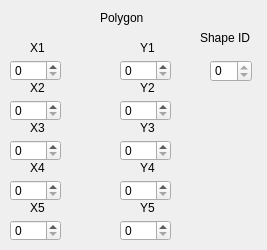
   <widget class="QWidget" name="page_3">
    <widget class="QLabel" name="label_33">
     <property name="geometry">
      <rect>
       <x>100</x>
       <y>10</y>
       <width>58</width>
       <height>16</height>
      </rect>
     </property>
     <property name="text">
      <string>Polygon</string>
     </property>
    </widget>
    <widget class="QLabel" name="label_34">
     <property name="geometry">
      <rect>
       <x>30</x>
       <y>40</y>
       <width>58</width>
       <height>16</height>
      </rect>
     </property>
     <property name="text">
      <string>X1</string>
     </property>
    </widget>
    <widget class="QLabel" name="label_35">
     <property name="geometry">
      <rect>
       <x>140</x>
       <y>40</y>
       <width>58</width>
       <height>16</height>
      </rect>
     </property>
     <property name="text">
      <string>Y1</string>
     </property>
    </widget>
    <widget class="QLabel" name="label_36">
     <property name="geometry">
      <rect>
       <x>30</x>
       <y>80</y>
       <width>58</width>
       <height>16</height>
      </rect>
     </property>
     <property name="text">
      <string>X2</string>
     </property>
    </widget>
    <widget class="QLabel" name="label_37">
     <property name="geometry">
      <rect>
       <x>140</x>
       <y>80</y>
       <width>58</width>
       <height>16</height>
      </rect>
     </property>
     <property name="text">
      <string>Y2</string>
     </property>
    </widget>
    <widget class="QLabel" name="label_38">
     <property name="geometry">
      <rect>
       <x>30</x>
       <y>120</y>
       <width>58</width>
       <height>16</height>
      </rect>
     </property>
     <property name="text">
      <string>X3</string>
     </property>
    </widget>
    <widget class="QLabel" name="label_39">
     <property name="geometry">
      <rect>
       <x>140</x>
       <y>120</y>
       <width>58</width>
       <height>16</height>
      </rect>
     </property>
     <property name="text">
      <string>Y3</string>
     </property>
    </widget>
    <widget class="QLabel" name="label_40">
     <property name="geometry">
      <rect>
       <x>30</x>
       <y>160</y>
       <width>58</width>
       <height>16</height>
      </rect>
     </property>
     <property name="text">
      <string>X4</string>
     </property>
    </widget>
    <widget class="QLabel" name="label_41">
     <property name="geometry">
      <rect>
       <x>140</x>
       <y>160</y>
       <width>58</width>
       <height>16</height>
      </rect>
     </property>
     <property name="text">
      <string>Y4</string>
     </property>
    </widget>
    <widget class="QLabel" name="label_42">
     <property name="geometry">
      <rect>
       <x>30</x>
       <y>200</y>
       <width>58</width>
       <height>16</height>
      </rect>
     </property>
     <property name="text">
      <string>X5</string>
     </property>
    </widget>
    <widget class="QLabel" name="label_43">
     <property name="geometry">
      <rect>
       <x>140</x>
       <y>200</y>
       <width>58</width>
       <height>16</height>
      </rect>
     </property>
     <property name="text">
      <string>Y5</string>
     </property>
    </widget>
    <widget class="QLabel" name="label_61">
     <property name="geometry">
      <rect>
       <x>200</x>
       <y>30</y>
       <width>58</width>
       <height>16</height>
      </rect>
     </property>
     <property name="text">
      <string>Shape ID</string>
     </property>
    </widget>
    <widget class="QSpinBox" name="polygon_id">
     <property name="geometry">
      <rect>
       <x>210</x>
       <y>60</y>
       <width>42</width>
       <height>22</height>
      </rect>
     </property>
     <property name="readOnly">
      <bool>true</bool>
     </property>
    </widget>
    <widget class="QSpinBox" name="polygon_x1">
     <property name="geometry">
      <rect>
       <x>10</x>
       <y>60</y>
       <width>51</width>
       <height>21</height>
      </rect>
     </property>
     <property name="maximum">
      <number>999</number>
     </property>
    </widget>
    <widget class="QSpinBox" name="polygon_y1">
     <property name="geometry">
      <rect>
       <x>120</x>
       <y>60</y>
       <width>51</width>
       <height>21</height>
      </rect>
     </property>
     <property name="maximum">
      <number>999</number>
     </property>
    </widget>
    <widget class="QSpinBox" name="polygon_x2">
     <property name="geometry">
      <rect>
       <x>10</x>
       <y>100</y>
       <width>51</width>
       <height>21</height>
      </rect>
     </property>
     <property name="maximum">
      <number>999</number>
     </property>
    </widget>
    <widget class="QSpinBox" name="polygon_y2">
     <property name="geometry">
      <rect>
       <x>120</x>
       <y>100</y>
       <width>51</width>
       <height>21</height>
      </rect>
     </property>
     <property name="maximum">
      <number>999</number>
     </property>
    </widget>
    <widget class="QSpinBox" name="polygon_x3">
     <property name="geometry">
      <rect>
       <x>10</x>
       <y>140</y>
       <width>51</width>
       <height>21</height>
      </rect>
     </property>
     <property name="maximum">
      <number>999</number>
     </property>
    </widget>
    <widget class="QSpinBox" name="polygon_y3">
     <property name="geometry">
      <rect>
       <x>120</x>
       <y>140</y>
       <width>51</width>
       <height>21</height>
      </rect>
     </property>
     <property name="maximum">
      <number>999</number>
     </property>
    </widget>
    <widget class="QSpinBox" name="polygon_x4">
     <property name="geometry">
      <rect>
       <x>10</x>
       <y>180</y>
       <width>51</width>
       <height>21</height>
      </rect>
     </property>
     <property name="maximum">
      <number>999</number>
     </property>
    </widget>
    <widget class="QSpinBox" name="polygon_x5">
     <property name="geometry">
      <rect>
       <x>10</x>
       <y>220</y>
       <width>51</width>
       <height>21</height>
      </rect>
     </property>
     <property name="maximum">
      <number>999</number>
     </property>
    </widget>
    <widget class="QSpinBox" name="polygon_y4">
     <property name="geometry">
      <rect>
       <x>120</x>
       <y>180</y>
       <width>51</width>
       <height>21</height>
      </rect>
     </property>
     <property name="maximum">
      <number>999</number>
     </property>
    </widget>
    <widget class="QSpinBox" name="polygon_y5">
     <property name="geometry">
      <rect>
       <x>120</x>
       <y>220</y>
       <width>51</width>
       <height>21</height>
      </rect>
     </property>
     <property name="maximum">
      <number>999</number>
     </property>
    </widget>
   </widget>
